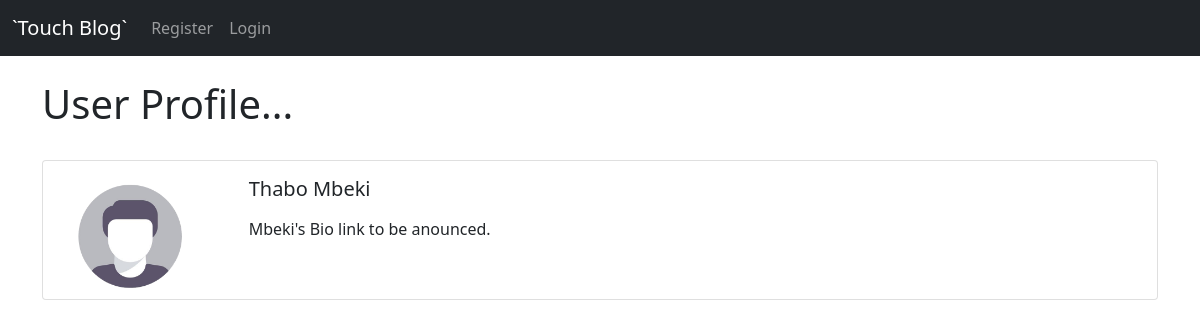
Page /members/2/profile/ on the earlier database version.
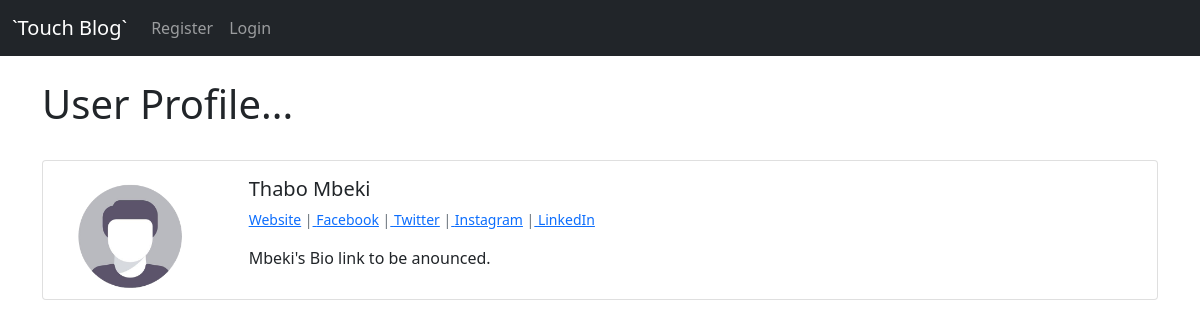
Same page on the later database version.
### blog/models.py (models this page shows, shortened)
class Profile(models.Model):
	user = models.OneToOneField(User, null=True, on_delete=models.CASCADE)
	bio = models.TextField()
	profile_pic = models.ImageField(null=True, blank=True,upload_to="images/profile/")
	website_url = models.CharField(max_length=255, null=True, blank=True)
	facebook_url = models.CharField(max_length=255, null=True, blank=True)
	instagram_url = models.CharField(max_length=255, null=True, blank=True)
	twitter_url = models.CharField(max_length=255, null=True, blank=True)
	linkedin_url = models.CharField(max_length=255, null=True, blank=True)

### members/views.py (the view)
# urls.py: path('<int:pk>/profile/', ShowProfilePageView.as_view(), name="show_profile"),
class ShowProfilePageView(DetailView):
	model = Profile
	template_name = 'registration/user_profile.html'
	def get_context_data(self, *args, **kwargs):
		context = super(ShowProfilePageView, self).get_context_data(*args, **kwargs)
		page_user = get_object_or_404(Profile, id=self.kwargs['pk'])
		context["page_user"] = page_user
		return context

### members/templates/registration/user_profile.html
{% extends 'base.html' %}
{% load static %}
{% block content %}
<h1>User Profile...</h1>
<br/>
		<div class="card mb-3">
	   <div class="row no-gutters">
	    <div class="col-md-2">
		{% if page_user.profile_pic %}
			<img src="{{ page_user.profile_pic.url }}" class="card-img">
		{% else %}
			<img src="{% static 'blog/images/default_profile_pic.png' %}" class="card-img">
		{% endif %}
		</div>
	    <diV class="col-md-10">
		  <div class="card-body">
			<h5 class="card-title"> {{ page_user.user.first_name }} {{ page_user.user.last_name }}</h5>
<p class="small text-muted">
	{% if page_user.website_url %}
		<a href="{{ page_user.website_url }}"> Website</a>
	{% endif %}
	{% if page_user.facebook_url %}
		|<a href="{{ page_user.facebook_url }}"> Facebook</a>
	{% endif %}
	{% if page_user.twitter_url %}
		|<a href="{{ page_user.twitter_url }}"> Twitter</a>
	{% endif %}
	{% if page_user.instagram_url %}
		|<a href="{{ page_user.instagram_url }}"> Instagram</a>
	{% endif %}
	{% if page_user.linkedin_url %}
		|<a href="{{ page_user.linkedin_url }}"> LinkedIn</a>
	{% endif %}
</p>
			<p class="card-text">{{ page_user.bio }}</p>
		  </div>
		</diV>
	   </div>
	</div>
{% endblock %}

### blog/templates/base.html (shortened to what this page needs)
<!doctype html>
<html lang="en">
  <head>
    <link href="https://cdn.jsdelivr.net/npm/bootstrap@5.0.0-beta1/dist/css/bootstrap.min.css" rel="stylesheet">
  </head>
  <body>
	<nav class="navbar navbar-expand-lg navbar-dark bg-dark">
  <div class="container-fluid">
    <a class="navbar-brand" href="{% url 'home' %}">`Touch Blog`</a>
    <div class="collapse navbar-collapse" id="navbarSupportedContent">
      <ul class="navbar-nav me-auto mb-2 mb-lg-0">
		{% if user.is_authenticated %}
			<li class="nav-item">
				<a class="nav-link" href="{% url 'add_post' %}">Add Post</a>
			</li>
			<li class="nav-item">
				<a class="nav-link" href="{% url 'add_category' %}">Add Category</a>
			</li>
		{% else %}
		    <li class="nav-item">
				<a class="nav-link" href="{% url 'register' %}">Register</a>
			</li>
			<li class="nav-item">
				<a class="nav-link" href="{% url 'login' %}">Login</a>
			</li>
		{% endif %}
      </ul>
    </div>
  </div>
</nav>
	<br>
	<div class="container">
    {% block content %}
    {% endblock %}
    </div>
  </body>
</html>

Differences in the rows shown:
changed Profile "Mbeki's Bio link to be anounced.": website_url empty → "www.google.com" (drawn); facebook_url empty → "www.facebook.com" (drawn); twitter_url empty → "www.twitter.com" (drawn); instagram_url empty → "www.instagram.com" (drawn); linkedin_url empty → "www.linkedin.com" (drawn)
Other differences:
text now shown: "Website | Facebook | Twitter | Instagram | LinkedIn"
